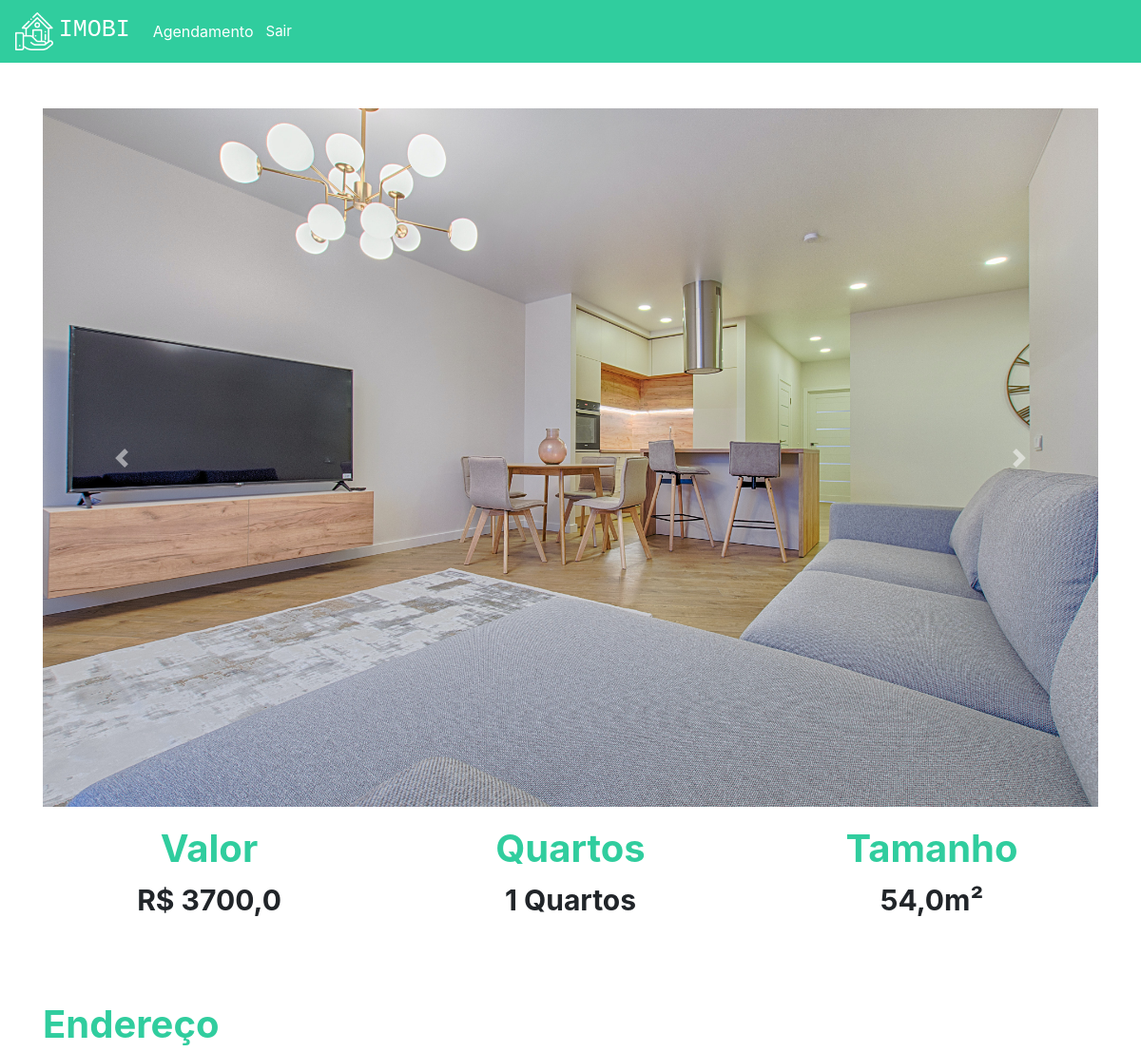
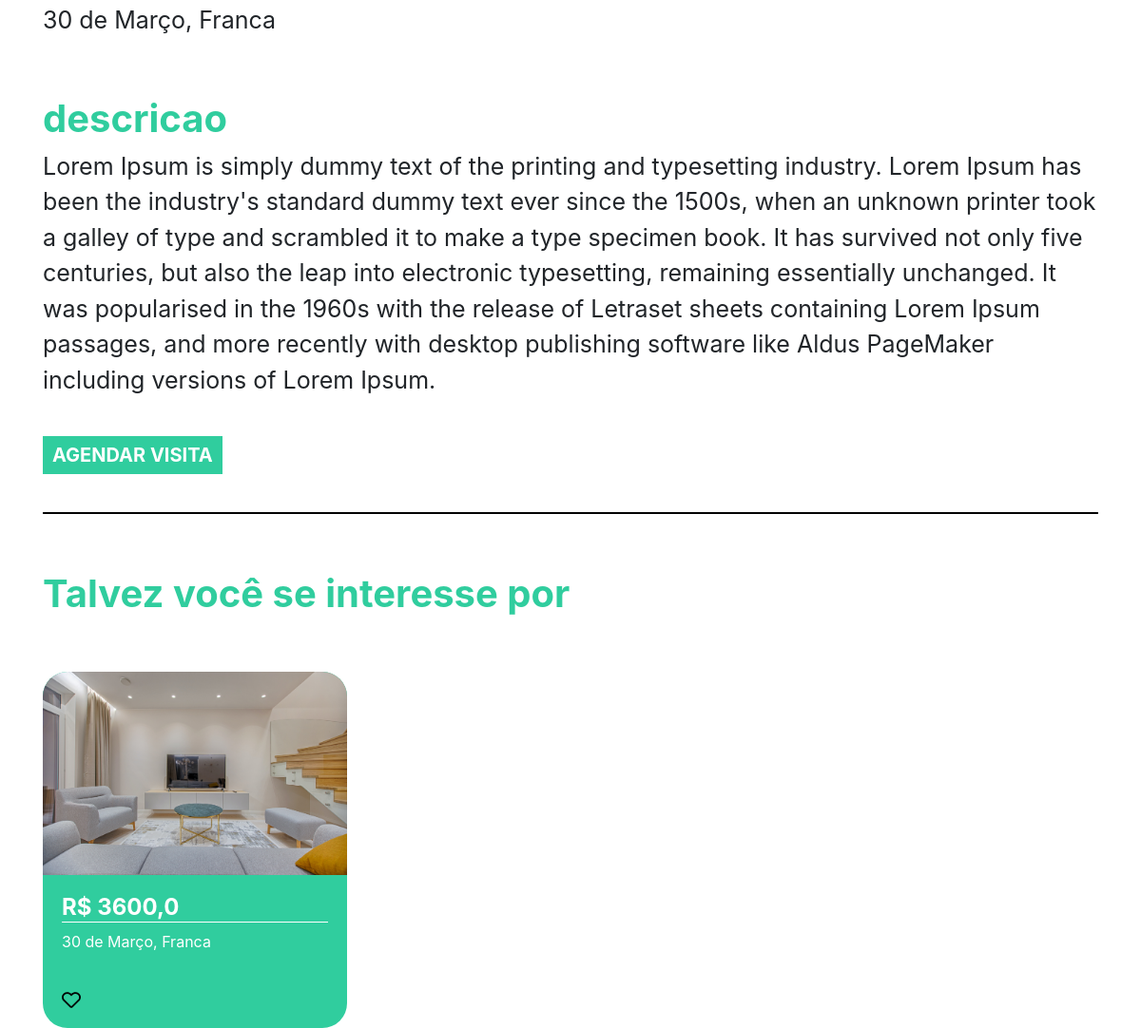
Page /imovel/3 (signed in) on the committed database (2 pictures, top to bottom).
### plataforma/models.py (models this page shows, shortened)
class Imagem(models.Model):
    img = models.ImageField(upload_to='img')
    def __str__(self) -> str:
        return self.img.url

class Imovel(models.Model):
    choices = (('V', 'Venda'),
               ('A', 'Aluguel'))
    choices_imovel = (('A', 'Apartamento'),
                      ('C', 'Casa'))
    imagens = models.ManyToManyField(Imagem)
    valor = models.FloatField()
    quartos = models.IntegerField()
    tamanho = models.FloatField()
    cidade = models.ForeignKey(Cidade, on_delete=models.DO_NOTHING)
    rua = models.CharField(max_length=50)
    tipo = models.CharField(max_length=1, choices=choices)
    tipo_imovel = models.CharField(max_length=1, choices=choices_imovel)
    numero = models.IntegerField()
    descricao = models.TextField()
    dias_visita = models.ManyToManyField(DiasVisita)
    horarios = models.ManyToManyField(Horario)

class Cidade(models.Model):
    nome = models.CharField(max_length=30)
    def __str__(self) -> str:
        return self.nome

### plataforma/views.py (the view)
# urls.py: path('imovel/<str:id>', views.imovel, name="imovel"),
def imovel(request, id):
    imovel = get_object_or_404(Imovel, id=id)
    sugestoes = Imovel.objects.filter(cidade=imovel.cidade).exclude(id=id)[:2]
    return render(request, 'imovel.html', {'imovel': imovel, 'sugestoes': sugestoes, 'id': id})

### plataforma/models.py (called while the page is built)
    def __str__(self) -> str:
        return self.dia

    def __str__(self) -> str:
        return str(self.horario)

### plataforma/templates/imovel.html (shortened to what this page needs)
{% extends 'base.html' %}
{% load static %}
{% block 'head' %}
<link rel="stylesheet" href="{% static 'plataforma/css/home.css' %}">
{% endblock  %}
{% block 'body' %}
<div style="text-align: center" class="container">
    <br>
    <br>
    <div id="carouselExampleControls" class="carousel slide" data-ride="carousel">
        <div class="carousel-inner">
            {% for img in imovel.imagens.all %}
            <div class="carousel-item {% if forloop.first %} active {% endif %}">
                <img class="d-block w-100" src="{{img}}" alt="First slide">
            </div>
            {% endfor %}
        </div>
        <a class="carousel-control-prev" href="#carouselExampleControls" role="button" data-slide="prev">
            <span class="carousel-control-prev-icon" aria-hidden="true"></span>
        </a>
        <a class="carousel-control-next" href="#carouselExampleControls" role="button" data-slide="next">
            <span class="carousel-control-next-icon" aria-hidden="true"></span>
        </a>
    </div>
    <div class="row">
        <div class="col-md">
            <h3 class="titulo_especificacao">Valor</h3>
            <p class="especificacao">R$ {{imovel.valor}}</p>
        </div>
        <div class="col-md">
            <h3 class="titulo_especificacao">Quartos</h3>
            <p class="especificacao">{{imovel.quartos}} Quartos</p>
        </div>
        <div class="col-md">
            <h3 class="titulo_especificacao">Tamanho</h3>
            <p class="especificacao">{{imovel.tamanho}}m²</p>
        </div>
    </div>
    <br>
    <br>
    <div style="text-align: left">
        <h3 class="titulo_especificacao">Endereço</h3>
        <p class="especificacao_endereco">{{imovel.rua}}, {{imovel.cidade }}</p>
    </div>
    <br>
    <div style="text-align: left">
        <h3 class="titulo_especificacao">descricao</h3>
        <p class="especificacao_endereco">{{imovel.descricao}}</p>
        <br>
        <button class="btn_agendar_visita" data-toggle="modal" data-target="#exampleModal">AGENDAR VISITA</button>
        <br>
        <br>
    </div>
    <hr style="border: 1px solid black">
    <br>
    <div class="div_possivel_interesse">
        <h3 class="titulo_especificacao">Talvez você se interesse por</h3>
        <div class="row">
            {% for sugestao in sugestoes %}
            <div class="col-md cont">
                <div class="card_imovel">
                    <img class="img_capa_imovel" src="{{sugestao.imagens.all.0.img.url}}">
                    <div class="informacoes_imoveis">
                        <a class="a_none" href="{% url 'imovel' sugestao.id %}"><h4 class="valor">R$
                            {{sugestao.valor}}</h4></a>
                        <p>{{sugestao.rua}}, {{sugestao.cidade}}</p>
                        <br>
                        <img width="7%" src="{% static 'plataforma/img/heart.svg' %}">
                    </div>
                </div>
            </div>
            {% endfor %}
        </div>
    </div>
</div>
{% endblock  %}

### templates/static/plataforma/css/home.css (style rules this page uses)
.card_imovel { background-color: #30CD9E; width: 20rem; margin-top: 50px; border-radius: 26px; }
.img_capa_imovel { width: 100%; border-top-left-radius: 26px; border-top-right-radius: 26px; }
.informacoes_imoveis { padding: 20px; color: white; }
.valor { font-weight: bold; border-bottom: 1px solid white; }
.a_none { color: white; }
.titulo_especificacao { color: #30CD9E; font-weight: bold; margin-top: 20px; font-size: 40px; }
.especificacao { font-size: 30px; font-weight: bold; }
.especificacao_endereco { font-size: 25px; }
.btn_agendar_visita { border: none; background-color: #30CD9E; color: white; font-weight: bold; font-size: 20px; padding: 5px 10px 5px 10px; }
.div_possivel_interesse { text-align: left; }

### rows in the picture
Imagem: img (picture)
Imovel: valor "3700,0", quartos "1", tamanho "54,0", rua "30 de Março", cidade "Franca", descricao "Lorem Ipsum is simply dummy text of the printing and typesetting industry. Lorem Ipsum has been the industry's standard dummy text ever since the 1500s, when an unknown printer took a galley of type and scrambled it to make a type specimen book. It has survived not only five centuries, but also the leap into electronic typesetting, remaining essentially unchanged. It was popularised in the 1960s with the release of Letraset sheets containing Lorem Ipsum passages, and more recently with desktop publishing software like Aldus PageMaker including versions of Lorem Ipsum."
Imovel: imagens.all.0.img (picture), valor "3600,0", rua "30 de Março", cidade "Franca"
